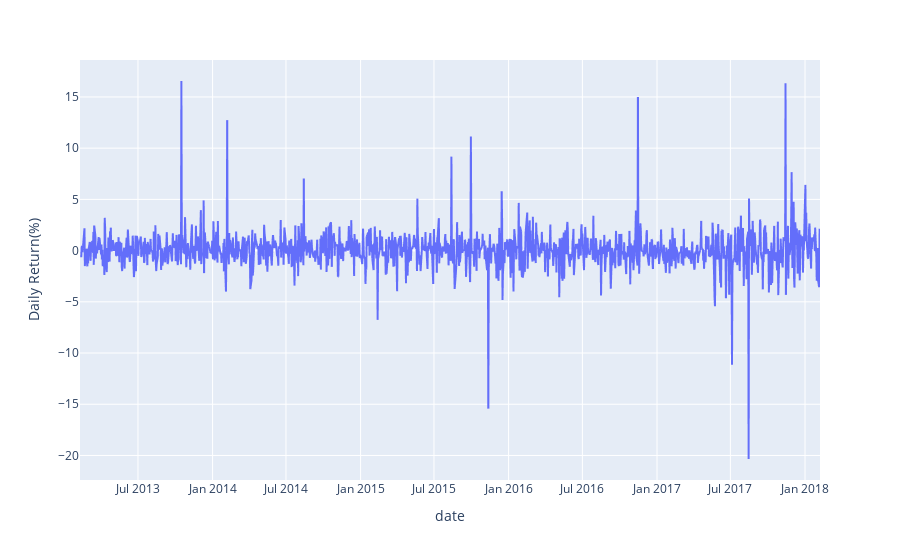

Notebook source saved alongside this figure:
### Code cell
px.line(apple, x="date", y="Daily Return(%)")

### Figure 1 — Plotly figure (JSON) as saved in the notebook; plotly's stock layout.template omitted (floating-point values rounded to 4 significant figures; data arrays with more than 128 entries replaced by an {"elided": "..."} marker saying what was removed)
{"data": [{"hovertemplate": "date=%{x}<br>Daily Return(%)=%{y}<extra></extra>", "legendgroup": "", "line": {"color": "#636efa", "dash": "solid"}, "marker": {"symbol": "circle"}, "mode": "lines", "name": "", "showlegend": false, "type": "scattergl", "x": {"elided": "1259 str values"}, "xaxis": "x", "y": {"elided": "1259 float values"}, "yaxis": "y"}], "layout": {"legend": {"tracegroupgap": 0}, "margin": {"t": 60}, "xaxis": {"anchor": "y", "domain": [0, 1], "title": {"text": "date"}}, "yaxis": {"anchor": "x", "domain": [0, 1], "title": {"text": "Daily Return(%)"}}}}
